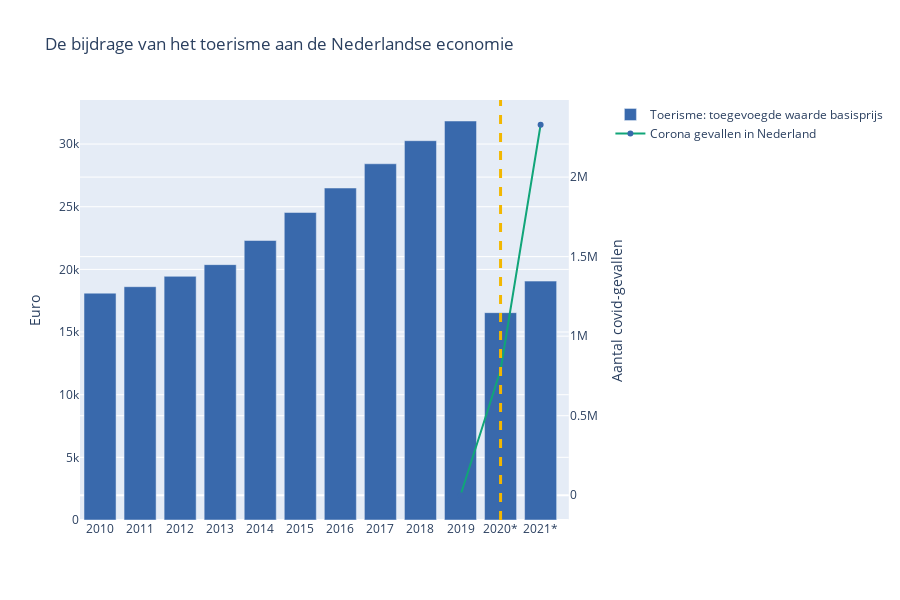

Write notebook code for a chart like this one.
### Markdown cell above
## Toerisme
In 2020 werd de toeristische sector zwaar getroffen door de uitbraak van de COVID-19. Wereldwijd werden reisbeperkingen opgelegd en werden grenzen gesloten om de verspreiding van het virus tegen te gaan.  

Volgens een grafiek die het aantal toeristen in de loop van de tijd weergeeft, is te zien dat er in 2020 een opmerkelijke daling was in vergelijking met het voorgaande jaar, 2019. De grafiek laat zien dat het aantal toeristen sterk afnam. Populaire toeristische bestemmingen, die normaal bruisend zijn van activiteit, veranderden in verlaten straten en gesloten attracties. 

Hotels, restaurants en reisorganisaties werden geconfronteerd met annuleringen en een gebrek aan boekingen, zoals ook te zien is in de grafiek. De onzekerheid en angst rondom het virus zorgden ervoor dat mensen terughoudend waren om te reizen. Vliegtuigen bleven aan de grond, cruiseschepen bleven in de havens en toeristische attracties sloten hun deuren. Zelfs binnenlandse reizen werden sterk ontmoedigd vanwege de risico's die gepaard gingen met de verspreiding van het virus. 

De grafiek benadrukt de significante afname van het aantal toeristen in 2020 in vergelijking met het voorgaande jaar, en illustreert zo de impact van de COVID-19-pandemie op de toeristische sector.

### Code cell
ds = pd.read_csv('Toerisme__kernindicatoren__nationale_rekeningen_20062023_204846.csv')

fig = make_subplots(specs=[[{"secondary_y": True}]])



fig.add_trace(
    go.Bar(x = ds['Perioden'], y= ds['Toerisme: toegevoegde waarde basisprijs'], name="Toerisme: toegevoegde waarde basisprijs"),
    secondary_y=False
)

fig.add_trace(
    go.Scatter(x = ['2019','2020*','2021*'], y = [0, 785875, 2329020], name="Corona gevallen in Nederland"),
    secondary_y=True
)

fig.data[1].line.color = 'rgb(17,165,121)'
fig.update_traces(marker_color='rgb(57,105,172)')

fig.update_yaxes(title_text="Euro", secondary_y=False)
fig.update_yaxes(title_text="Aantal covid-gevallen", secondary_y=True)


fig.update_layout( 
    height = 600,  
    title = 'De bijdrage van het toerisme aan de Nederlandse economie'
)

fig.add_vline(x='2020*', line_width=3, line_dash='dash', line_color='rgb(242,183,1)')

fig.show()

### Figure 1 — Plotly figure (JSON) as saved in the notebook; plotly's stock layout.template omitted (floating-point values rounded to 4 significant figures)
{"data": [{"marker": {"color": "rgb(57,105,172)"}, "name": "Toerisme: toegevoegde waarde basisprijs", "type": "bar", "x": ["2010", "2011", "2012", "2013", "2014", "2015", "2016", "2017", "2018", "2019", "2020*", "2021*"], "xaxis": "x", "y": [18103, 18618, 19445, 20378, 22305, 24541, 26493, 28428, 30270, 31841, 16547, 19064], "yaxis": "y"}, {"line": {"color": "rgb(17,165,121)"}, "marker": {"color": "rgb(57,105,172)"}, "name": "Corona gevallen in Nederland", "type": "scatter", "x": ["2019", "2020*", "2021*"], "xaxis": "x", "y": [0, 785875, 2329020], "yaxis": "y2"}], "layout": {"height": 600, "shapes": [{"line": {"color": "rgb(242,183,1)", "dash": "dash", "width": 3}, "type": "line", "x0": "2020*", "x1": "2020*", "xref": "x", "y0": 0, "y1": 1, "yref": "y domain"}], "title": {"text": "De bijdrage van het toerisme aan de Nederlandse economie"}, "xaxis": {"anchor": "y", "domain": [0, 0.94]}, "yaxis": {"anchor": "x", "domain": [0, 1], "title": {"text": "Euro"}}, "yaxis2": {"anchor": "x", "overlaying": "y", "side": "right", "title": {"text": "Aantal covid-gevallen"}}}}
